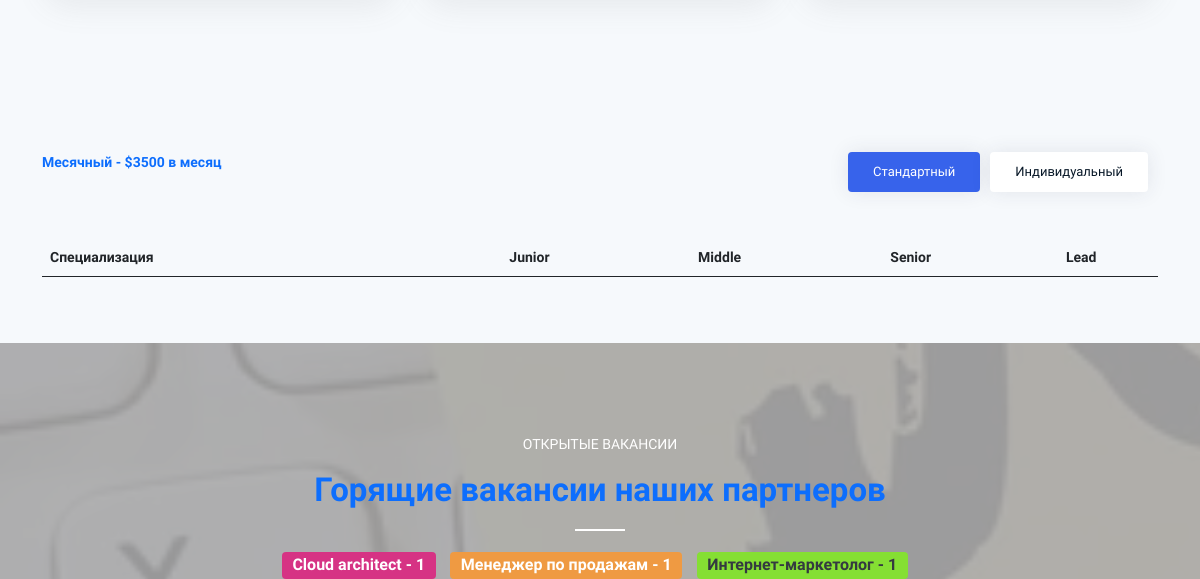
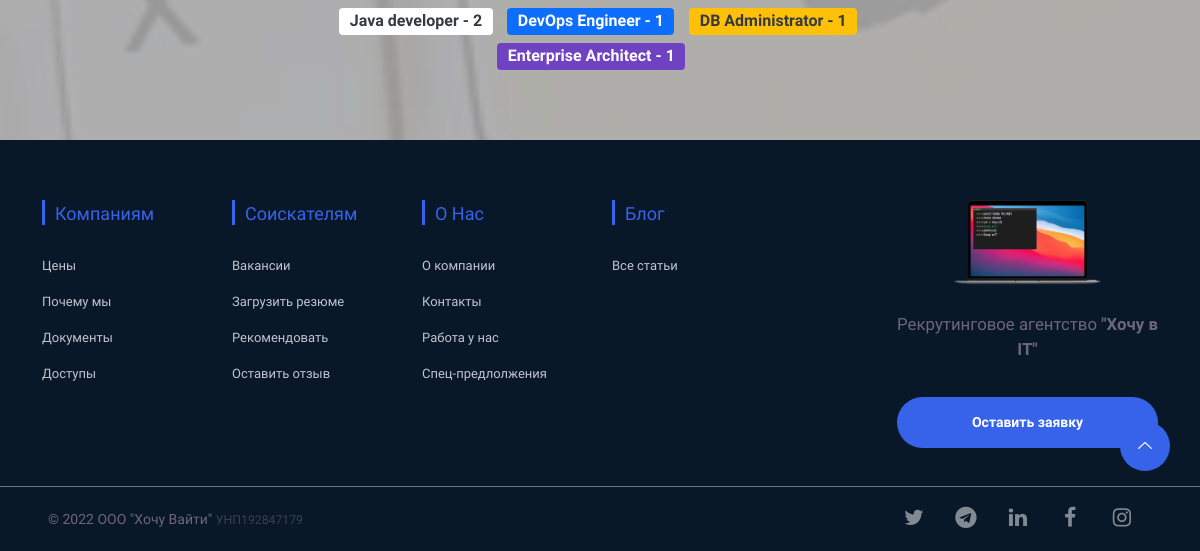
Before: /price/ (lower part) with the older database file (2 pictures, top to bottom).
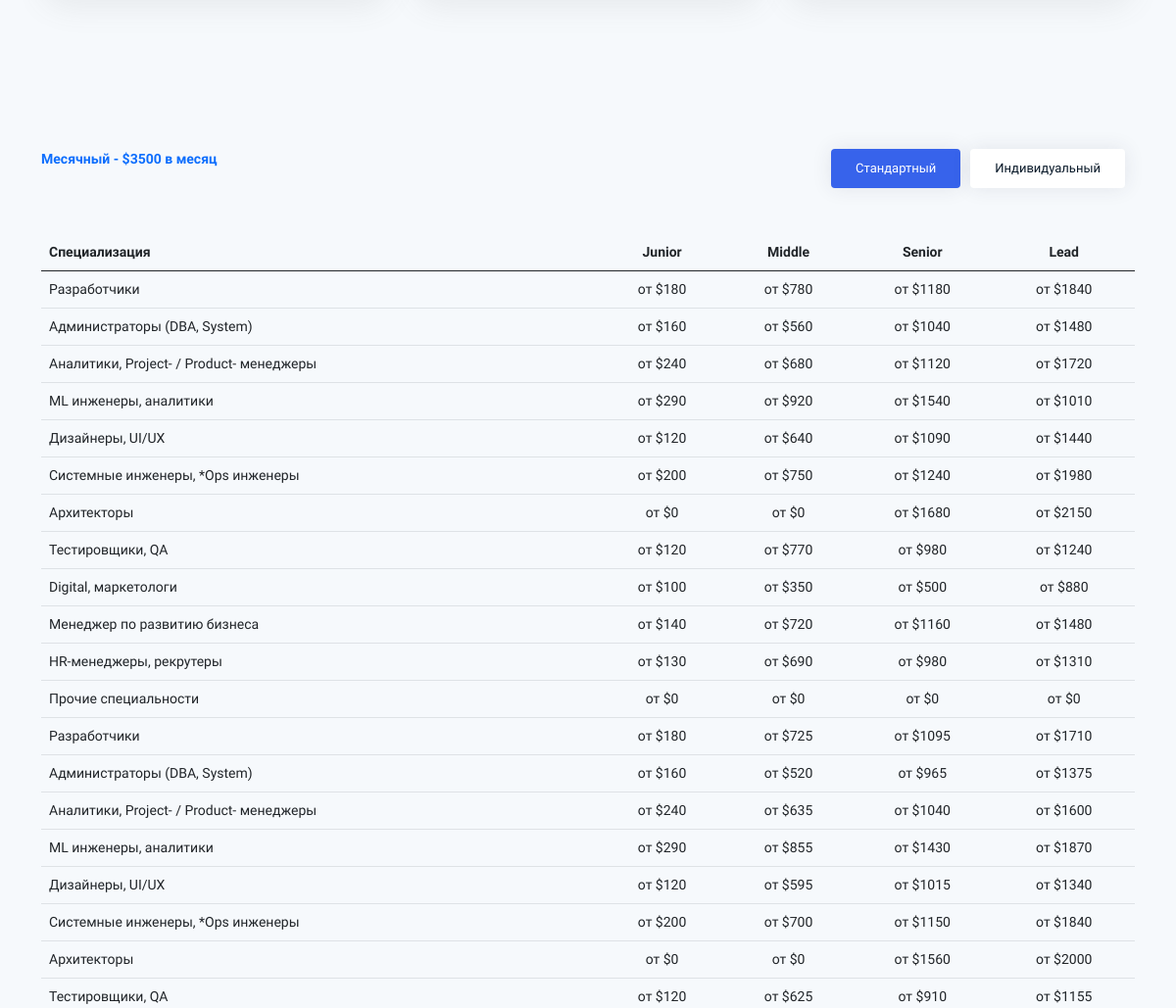
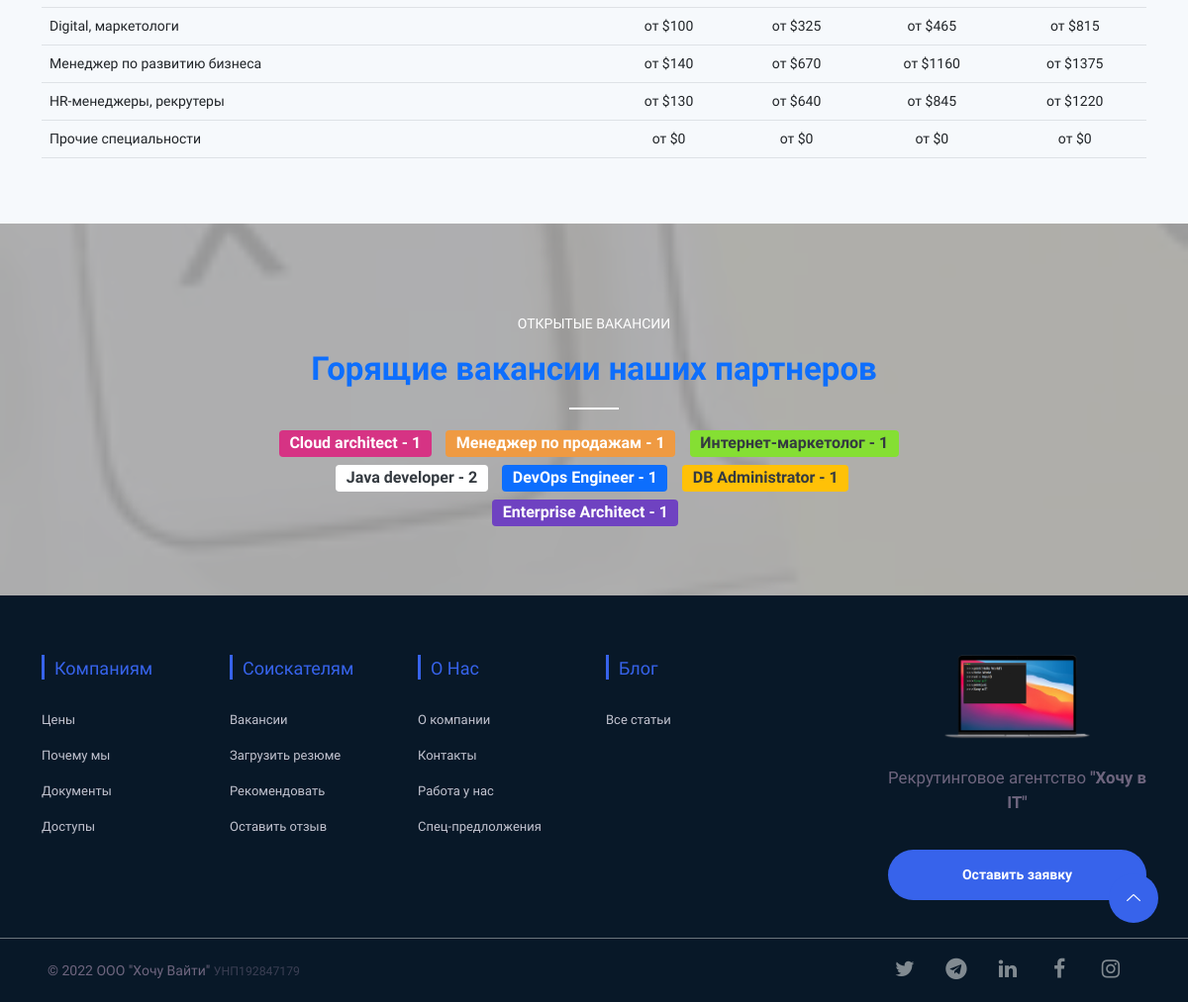
After: the same page with the newer database file (2 pictures, top to bottom).
### price/models.py (models this page shows)
class Book(models.Model):
    name = models.CharField('Book name', max_length=100)
    author = models.ForeignKey(Author, blank=True, null=False, on_delete=models.CASCADE)
    author_email = models.EmailField('Author email', max_length=75, blank=True)
    imported = models.BooleanField(default=False)
    published = models.DateField('Published', blank=True, null=True)
    published_time = models.TimeField('Time published', blank=True, null=True)
    junior = models.DecimalField(max_digits=1000, decimal_places=0, null=True, blank=True)
    middle = models.DecimalField(max_digits=1000, decimal_places=0, null=True, blank=True)
    senior = models.DecimalField(max_digits=1000, decimal_places=0, null=True, blank=True)
    lead = models.DecimalField(max_digits=1000, decimal_places=0, null=True, blank=True)
    added = models.DateTimeField(blank=True, null=True)
    categories = models.ManyToManyField(Category, blank=True)
    def __str__(self):
        return self.name

### price/views.py (the view)
# urls.py: path('price/', views.BookListPrice.as_view(), name='price'),
class BookListPrice(generic.ListView):
    queryset = Book.objects.order_by('id')
    template_name = 'category_list.html'

### price/models.py (called while the page is built)
    def __str__(self):
        return self.name

### templates/category_list.html (shortened to what this page needs)
{% extends 'price.html' %}
{% block content %}
    <section class="about-us section">
        <div class="container">
            <div class="row">
                <div class="col-12">
                    <div class="about-left">
                        <div class="about-tab wow fadeInUp row" data-wow-delay=".4s">
                                <div class="col-md-6 col-lg-6 col-12 mt-2"><b class="text-primary">Месячный - $3500 в месяц</b></div>
                                <div class="col-md-6 col-lg-6 col-12 d-flex flex-row-reverse my-2">
                            <ul class="nav nav-tabs" id="myTab" role="tablist">
                                <li class="nav-item"><a class="nav-link active Стандартный" data-toggle="tab" href="#t-Стандартный"
                                        role="tab">Стандартный</a></li>
                                <li class="nav-item"><a class="nav-link Индивидуальный" data-toggle="tab" href="#t-Индивидуальный"
                                        role="tab">Индивидуальный</a></li>
                            </ul>
                            </div>
                            <div class="tab-content" id="myTabContent">
                                <div class="tab-pane fade show active" id="t-Стандартный" role="tabpanel">
                                    <div class="tab-content">
      <div class="table-responsive text-center" style="white-space: nowrap;">
        <table class="table table-hover" >
          <thead>
            <tr>
              <th class="text-start">Специализация</th>
              <th>Junior</th>
              <th>Middle</th>
              <th>Senior</th>
              <th>Lead</th>
            </tr>
          </thead>
          <tbody>
          {% for obj in object_list %}
              <tr class="{{ obj.author }} name="Стандартный">
              <td class="text-start">{{ obj }}</td>
              <td>от ${{ obj.junior }}</td>
              <td>от ${{ obj.middle }}</td>
              <td>от ${{ obj.senior }}</td>
              <td>от ${{ obj.lead }}</td>
              </tr>
          {% endfor %}
          </tbody>
        </table>
    </div>
                                    </div>
                                </div>
                              </div>
                        </div>
                    </div>
                </div>
            </div>
        </div>
    </section>
{% endblock %}

Changed rows visible on the page:
added Book: name "Разработчики", junior "180", middle "780", senior "1180", lead "1840"
added Book: name "Администраторы (DBA, System)", junior "160", middle "560", senior "1040", lead "1480"
added Book: name "Аналитики, Project- / Product- менеджеры", junior "240", middle "680", senior "1120", lead "1720"
added Book: name "ML инженеры, аналитики", junior "290", middle "920", senior "1540", lead "1010"
added Book: name "Дизайнеры, UI/UX", junior "120", middle "640", senior "1090", lead "1440"
added Book: name "Системные инженеры, *Ops инженеры", junior "200", middle "750", senior "1240", lead "1980"
added Book: name "Архитекторы", junior "0", middle "0", senior "1680", lead "2150"
added Book: name "Тестировщики, QA", junior "120", middle "770", senior "980", lead "1240"
added Book: name "Digital, маркетологи", junior "100", middle "350", senior "500", lead "880"
added Book: name "Менеджер по развитию бизнеса", junior "140", middle "720", senior "1160", lead "1480"
added Book: name "HR-менеджеры, рекрутеры", junior "130", middle "690", senior "980", lead "1310"
added Book: name "Прочие специальности", junior "0", middle "0", senior "0", lead "0"
added Book: name "Разработчики", junior "180", middle "725", senior "1095", lead "1710"
added Book: name "Администраторы (DBA, System)", junior "160", middle "520", senior "965", lead "1375"
added Book: name "Аналитики, Project- / Product- менеджеры", junior "240", middle "635", senior "1040", lead "1600"
added Book: name "ML инженеры, аналитики", junior "290", middle "855", senior "1430", lead "1870"
added Book: name "Дизайнеры, UI/UX", junior "120", middle "595", senior "1015", lead "1340"
added Book: name "Системные инженеры, *Ops инженеры", junior "200", middle "700", senior "1150", lead "1840"
added Book: name "Архитекторы", junior "0", middle "0", senior "1560", lead "2000"
added Book: name "Тестировщики, QA", junior "120", middle "625", senior "910", lead "1155"
added Book: name "Digital, маркетологи", junior "100", middle "325", senior "465", lead "815"
added Book: name "Менеджер по развитию бизнеса", junior "140", middle "670", senior "1160", lead "1375"
added Book: name "HR-менеджеры, рекрутеры", junior "130", middle "640", senior "845", lead "1220"
added Book: name "Прочие специальности", junior "0", middle "0", senior "0", lead "0"
